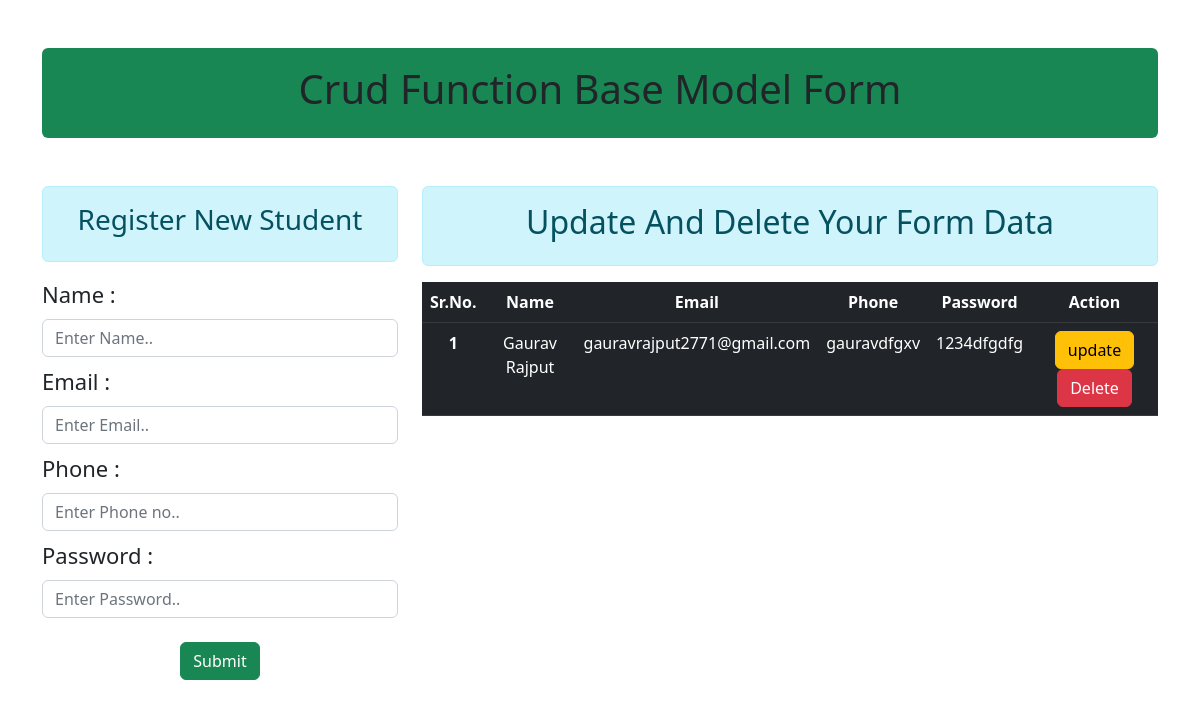
The page / on the database its author committed.
### enroll/models.py (models this page shows)
class User(models.Model):
    Userid = models.BigAutoField(primary_key=True)
    Name = models.CharField(max_length=50)
    Email = models.EmailField(max_length=100)
    Phone = models.CharField(max_length=20)
    Password = models.CharField(max_length=16)
    Date = models.DateTimeField(auto_now=True)

### enroll/views.py (the view)
# urls.py: path("", views.registeration, name="registeration"),
def registeration(request):
    if request.method == "POST":
        formdata = UserForm(request.POST)
        if formdata.is_valid():
            formdata.save()
            formdata = UserForm()
    else:
        formdata = UserForm()
    data = User.objects.all()
    return render(request, "enroll/register.html", {"fm": formdata, "mydata": data})

### enroll/forms.py (shortened to what this page needs)
class UserForm(forms.ModelForm):
    class Meta:
        model = User
        fields = ['Name', 'Email', 'Phone', 'Password']
        error_messages = {"Name": {"required": "please give name here"}}
        widgets = {
            'Name': forms.TextInput(attrs={"class": "form-control", "placeholder": "Enter Name.."}),
            'Email': forms.EmailInput(attrs={"class": "form-control", "placeholder": "Enter Email.."}),
            'Phone': forms.TextInput(attrs={"class": "form-control", "placeholder": "Enter Phone no.."}),
            'Password': forms.PasswordInput(render_value=True, attrs={"class": "form-control", "placeholder": "Enter Password.."}),
        }

### enroll/templates/enroll/register.html (shortened to what this page needs)
{% extends "enroll/base.html" %}
{% block content %}
<div class="row ">
    <div class="col-md-4 ">
        <div class="alert alert-info text-center">
            <h3>Register New Student</h3>
        </div>
        <form action="" method="POST" novalidate>
            {% for formfield in fm %}
            <label class="my-label" for="{{ formfield.auto_id }}">{{ formfield.label }} :</label>
            <div class="text-center my-2">
                {{ formfield }}
            </div>
            {% endfor %}
            <div class="text-center m-4">
                <input class="btn btn-success text-center" type="submit" name="submit">
            </div>
        </form>
    </div>
    <div class="col-md-8 text-center ">
        <div class="alert alert-info text-center">
            <h2>Update And Delete Your Form Data</h2>
        </div>
        {% if mydata %}
        <div class="table">
            <table class="table table-dark table-hover">
                <thead>
                    <tr>
                        <th scope="col">Sr.No.</th>
                        <th scope="col">Name</th>
                        <th scope="col">Email</th>
                        <th scope="col">Phone</th>
                        <th scope="col">Password</th>
                        <th scope="col">Action</th>
                    </tr>
                </thead>
                <tbody>
                    {% for data in mydata  %}
                    <tr>
                        <th scope="row">{{ forloop.counter }}</th>
                        <td>{{ data.Name }}</td>
                        <td>{{ data.Email }}</td>
                        <td>{{ data.Phone }}</td>
                        <td>{{ data.Password }}</td>
                        <td>
                            <a href="{% url 'updates' data.Userid %}" class="btn btn-warning">update</a>
                            <form action="{% url 'delete' data.Userid %}" method="POST" class="d-inline">
                                <input type="submit" class="btn btn-danger" value="Delete" id="delete">
                            </form>
                        </td>
                    </tr>
                    {% endfor %}
                </tbody>
            </table>
        </div>
        {% else %}
        <h3>No Data Found..</h3>
        {% endif %}
    </div>
</div>
{% endblock content %}

### enroll/static/css/main.css (style rules this page uses)
.my-label { font-size: 22px; }

### rows shown on the page
User: Name "Gaurav Rajput", Email "gauravrajput2771@gmail.com", Phone "gauravdfgxv", Password "1234dfgdfg"
